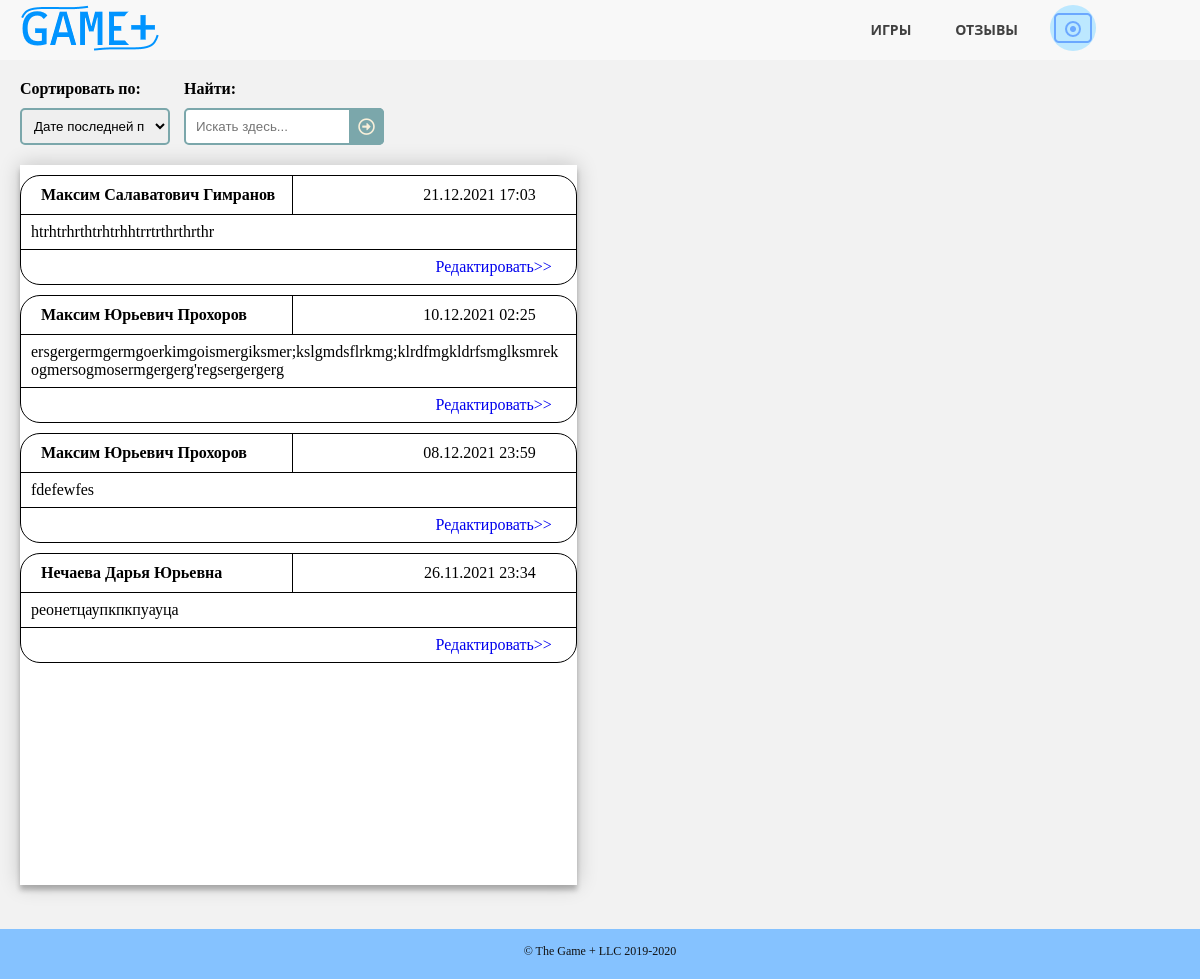
/reviews.html, run on the app's committed database.
### gameplusapp/models.py (models this page shows)
class Review(models.Model):
    client_id = models.ForeignKey(Employee, on_delete=models.CASCADE)
    review_text = models.CharField(max_length=200)
    public_date = models.DateTimeField(default=timezone.now())
    class Meta:
        ordering = ["-public_date"]

class Employee(models.Model):
    MY_CHOICES = (
        ('a', 'Админ'),
        ('m', 'Мастер'),
        ('c', 'Клиент')
    )
    full_name = models.CharField(max_length=50)
    phone = models.CharField(max_length=11)
    access_level = models.CharField(max_length=1, choices=MY_CHOICES)
    email = models.CharField(max_length=30)
    login = models.CharField(max_length=30, unique=True)
    password = models.CharField(max_length=30)
    reg_date = models.DateTimeField(default=timezone.now())
    avatar = models.ImageField(upload_to="static/images/users", null=True, blank=True)
    class Meta:
        ordering = ["-reg_date"]
    def __str__(self):
        return self.full_name

### gameplusapp/views.py (the view, shortened to what this page needs)
# urls.py: path('reviews.html', ReviewsPage.as_view()),
class ReviewsPage(View):
    def get(self, request):
        g_avatar = None
        if "id_user" in request.session:
            link = "confirm_exit.html"
            log = "Выйти"
            g_avatar = get_del_account(request.session["id_user"]).avatar
        else:
            link = "login.html"
            log = "Войти\Регистрация"
        message = ''
        if "message" in request.session:
            if request.session["message"] == True:
                message = 'Доступ запрещён'
                request.session["message"] = False
        enable = 0
        mod = "Оставить"
        g_reviews = get_reviews()
        form = ReviewsForm()
        filtred = ReviewsFilterForm(request.GET)
        if filtred.is_valid():
            if filtred.cleaned_data["search"]:
                g_reviews = g_reviews.filter(review_text__iregex=filtred.cleaned_data["search"])
            if filtred.cleaned_data["ordering"]:
                g_reviews = g_reviews.order_by(filtred.cleaned_data["ordering"])
        context = {
            'g_reviews': g_reviews,
            'filtred': filtred,
            'form': form,
            'mod': mod,
            'link': link,
            'log': log,
            'enable': enable,
            'message': message,
            'g_avatar': g_avatar
        }
        return render(request, 'reviews.html', context=context)

### gameplusapp/forms.py
class ReviewsFilterForm(forms.Form):
    ordering = forms.ChoiceField(required=False, widget=forms.Select(attrs={
        'class': 'sortsel'
    }), choices=[
        ["-public_date", "Дате последней публикации"],
        ["public_date", "Дате первой публикации"]
    ])
    search = forms.CharField(label="Найти:", required=False, widget=forms.TextInput(attrs={
        'placeholder': 'Искать здесь...'
    }))

class ReviewsForm(forms.ModelForm):
    class Meta:
        model = Review
        fields = ['review_text']
        widgets = {
            "review_text": forms.Textarea(attrs={
                'placeholder': 'Пишите свои пожелания и замечания для улучшения нашего сервиса, делитесь впечатлениями'
            })
        }

### gameplusapp/function.py (called while the page is built)
def get_reviews():
    reviews = Review.objects.all()
    return reviews

### gameplusapp/templates/reviews.html (shortened to what this page needs)
<!DOCTYPE HTML>
<html>
	<head>
		<link rel="stylesheet" href="../static/css/pattern.css" />
		<link rel="stylesheet" href="../static/css/reviews.css" />
	</head>
	<body>
		<header>
		  <nav>
		      <a href="/" class="logo"><img src="../static/images/logo.png" alt="логотип"></a>
			  <ul class="topmenu">
				<li><a href="/games.html">Игры</a></li>
				<li><a href="/reviews.html">Отзывы</a></li>
				<li><a class="submenu-link">
					{% if g_avatar == '' or g_avatar == None %}
					<img src="../static/images/avatar.png" alt="отсутствует аватарка">
					{% else %}
					<img src="../{{ g_avatar }}" alt="аватарка">
					{% endif %}
				</a>
				</li>
			  </ul>
		  </nav>
		</header>
		<section class="selections">
			<div class="functions">
				<form class="searchform" method="get">
					<div class="sortblock">
						<p><strong>Сортировать по:</strong></p>
						<p>{{ filtred.ordering }}</p>
					</div>
					<div class="searchblock">
						<p><strong>Найти:</strong></p>
						<p>{{ filtred.search }}
						<button type="submit"></button></p>
					</div>
				</form>
			</div>
		</section>
		<section class="allreviews">
			<div class="lists">
				<div class="reviews">
					{% for review in g_reviews %}
					{% include 'review_one.html' %}
					{% endfor %}
				</div>
			</div>
		</section>
	</body>
	<footer>
		<div class="copyright">
			<span>&copy; The Game + LLC 2019-2020</span>
		</div>
	</footer>
</html>

### gameplusapp/templates/review_one.html
{% block content %}
<div class="revone">
    <div class="revtag">
        <div class="revname">
            <p>{{ review.client_id }}</p>
        </div>
        <div class="revdate">
            <p>{{ review.public_date|date:"d.m.Y H:i" }}</p>
        </div>
    </div>
    <div class="revother">
        <div class="revrate">
            <p>{{ review.review_text }}</p>
        </div>
    </div>
    <div class="revchange">
        <div class="more">
            <a href="/reviews.html/{{ review.id }}">Редактировать>></a>
        </div>
    </div>
</div>
{% endblock %}

### gameplusapp/static/css/pattern.css (style rules this page uses)
* { box-sizing: border-box; }
html { height: 100%; }
body { position:relative; min-height: 100%; margin: 0; background: #f2f2f2; }
header { position: relative; min-height: 60px; padding-top: 5px; background: rgba(255,255,255, .4); text-align: center; z-index: 1; }
header a { text-decoration: none; outline: none; display: inline-block; transition: .3s ease-in-out; }
.logo { float: left; color: #D5B45B; font-family: 'Playfair Display', serif; font-size: 2.5em; }
nav { display: block; padding: 0 20px; }
nav ul { list-style: none; margin: 0; padding: 0; float: right; }
.topmenu:after { content: ""; display: table; clear: both; }
.topmenu > li { width: 25%; float: left; position: relative; font-family: 'Open Sans', sans-serif; }
.topmenu > li > a { text-transform: uppercase; font-size: 14px; font-weight: bold; color: #404040; padding: 15px 30px; }
.submenu-link { padding: 0 30px !important; margin-left: 10px; }
.submenu-link > img { width: 46px; height: 46px; border-radius: 50%; object-fit:cover; }
footer { position:absolute; bottom: -50px; width: 100%; height: 50px; padding-top: 15px; background: #85c2ff; }
.copyright { font-size: 12px; text-align: center; color: #111111; }

### gameplusapp/static/css/reviews.css (style rules this page uses)
section { display: block; }
.functions { padding: 10px 20px 5px 20px; }
.sortblock, .searchblock, .back, .reviews, .feedback { display: inline-block; }
.sortblock { margin-right: 10px; }
.sortblock > p, .searchblock > p, .back > p { position: relative; margin: 10px 0; }
.sortsel { padding: 8px; border: 2px solid #7BA7AB; border-radius: 5px; width: 150px; }
.searchblock > p > input { width: 100%; padding: 9px 9px 9px 10px; border: 2px solid #7BA7AB; border-radius: 5px; outline: none; }
.searchblock > p > button { position: absolute; top: 0; right: 0px; padding: 9px; border: none; background: #7BA7AB; border-radius: 0 5px 5px 0; cursor: pointer; }
.searchblock > p > button:before { content: "\f35a"; font-family: 'Font Awesome 5 Free'; font-size: 17px; color: #F9F0DA; }
.lists { padding: 5px 20px 40px 20px; }
.reviews, .feedback { width: 48%; height: 720px; }
.reviews { background-color: #FFFFFF; background-attachment: local; overflow: auto; box-shadow: 0 0 20px 0 rgba(0, 0, 0, 0.2), 0 5px 5px 0 rgba(0, 0, 0, 0.24); }
.revone { margin: 10px 0; border: 1px solid black; border-radius: 20px; }
.revtag, .revother { border-bottom: 1px solid black; }
.revtag, .revother, .revchange { display: table; width: 100%; margin-left: 0; margin-right: 0; }
.revtag > div, .revtag > noindex > div, .revother > div, .revother > noindex > div, .revchange > div, .revchange > noindex > div { display: table-cell; vertical-align: middle; }
.revname { width: 49%; border-right: 1px solid black; padding: 10px 10px 10px 20px; font-weight: bold; }
.revdate { float: right; padding: 10px 40px 10px 10px; }
.revname > p, .revdate > p, .revrate > p { margin: 0; }
.revrate > p { word-break: break-all; }
.revrate { padding: 8px 10px; }
.more { width: 100%; padding: 8px 24px 8px 4px; }
.more > a { float: right; text-decoration: none; }

### data on the page
Review: client_id "Максим Салаватович Гимранов", public_date "21.12.2021 17:03", review_text "htrhtrhrthtrhtrhhtrrtrthrthrthr"
Review: client_id "Максим Юрьевич Прохоров", public_date "10.12.2021 02:25", review_text "ersgergermgermgoerkimgoismergiksmer;kslgmdsflrkmg;klrdfmgkldrfsmglksmrekogmersogmosermgergerg'regsergergerg"
Review: client_id "Максим Юрьевич Прохоров", public_date "08.12.2021 23:59", review_text "fdefewfes"
Review: client_id "Нечаева Дарья Юрьевна", public_date "26.11.2021 23:34", review_text "реонетцаупкпкпуауца"
